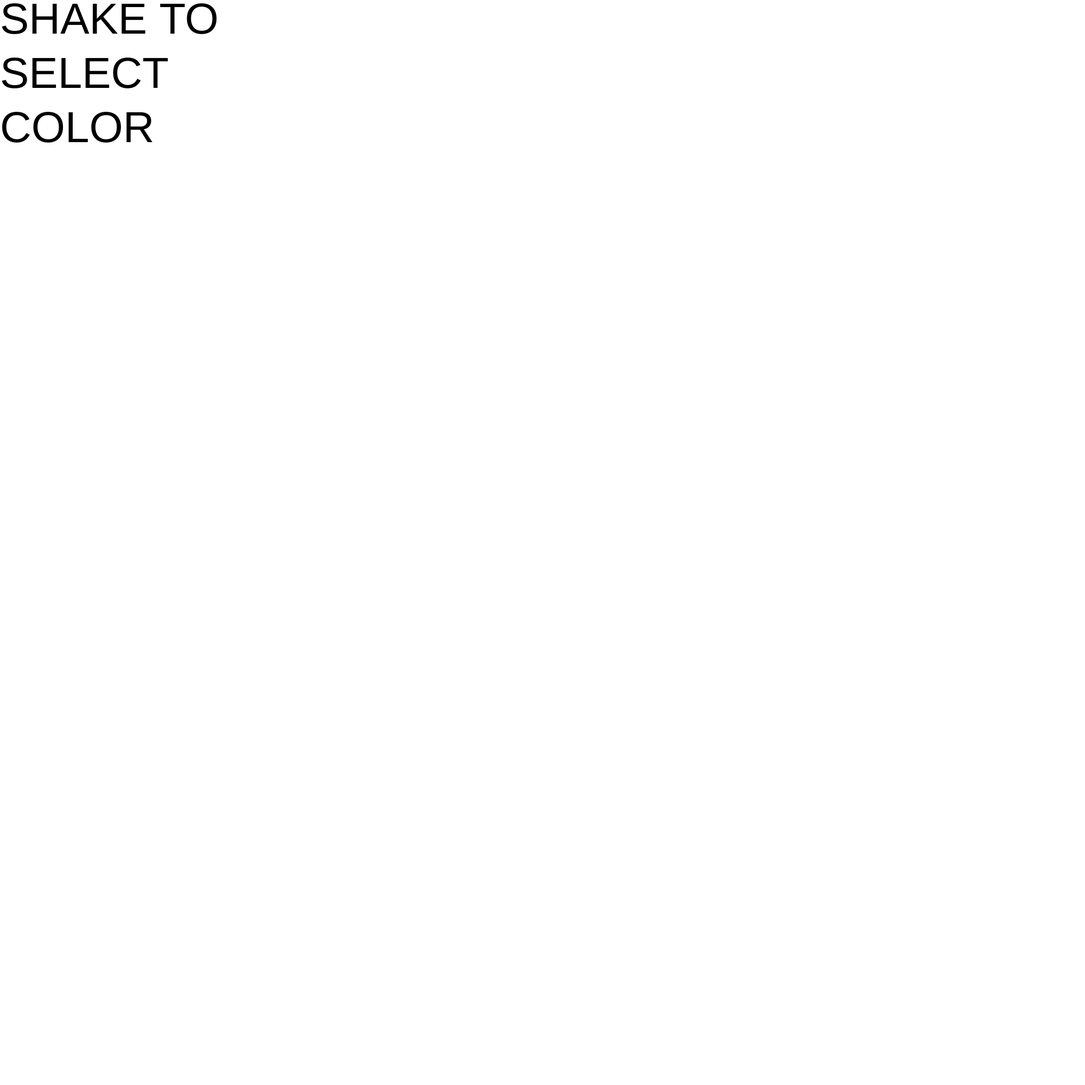
Frame 1 (no input)
Frame 60 (no input): identical to frame 1, image omitted
Frame 120 (the mouse pressed at the canvas centre since frame 60): identical to frame 1, image omitted

The p5.js sketch that drew this single still picture (run headless with seeded random() and noise() and a simulated clock; from frame 60 on, the mouse is pressed at the canvas centre):

// p5.js sketch
// ── sketch.js
/*
Creation & Computation - Kate Hartman
Click Colors
Fall 2016
*/

function setup() {
  // create a canvas the size of the display
  createCanvas(2000, 2000);
  
  // write instructions when sketch first opens
  textSize(80);
  text("SHAKE TO SELECT COLOR", 0,0,600, 400);

}

function draw() {
  //nothing happens here
}

function deviceShaken() {
  background(random(0, 255), random(0, 255), random(0, 255));
}
